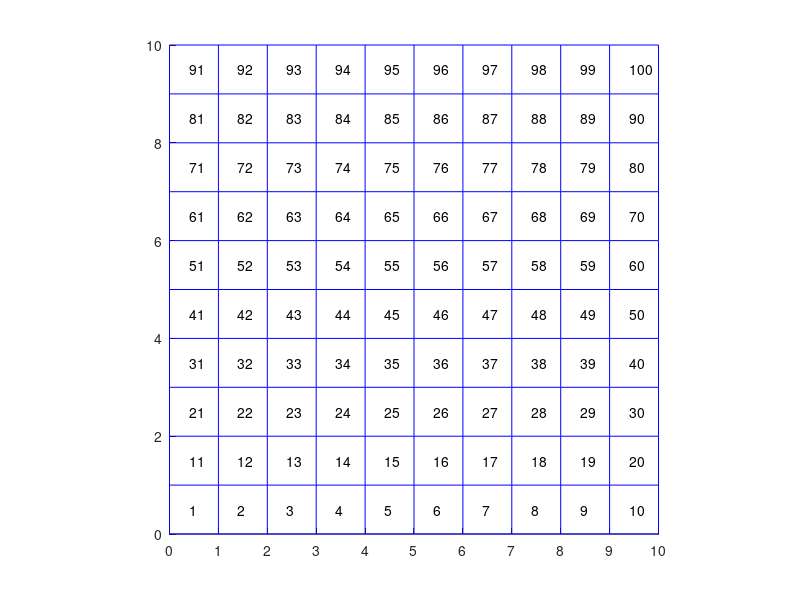

Source code (MATLAB): (Note: this script raises an error after producing the figure.)
clear;clc;clf;
x = linspace(0,10,11);
y = linspace(0,10,11);
[X,Y] = meshgrid(x,y);
line(X,Y,'color','b');
line(X',Y','color','b');
axis equal;
axis([0 10 0 10]);
set(gca,'xtick',0:10);

gridindex = reshape(1:100,10,10)';
numposx = 0.5*(X(1:end-1,2:end)+X(1:end-1,1:end-1))-0.1;
numposy = 0.5*(Y(2:end,1:end-1)+Y(1:end-1,1:end-1));
for i = 1 : 10
    for j = 1 : 10
        text(numposx(i,j),numposy(i,j),num2str(gridindex(i,j)));
    end
end

P2 = [4.5,6.5];
P1 = [7.5,5.5];
segs = calLength(P1,P2);

